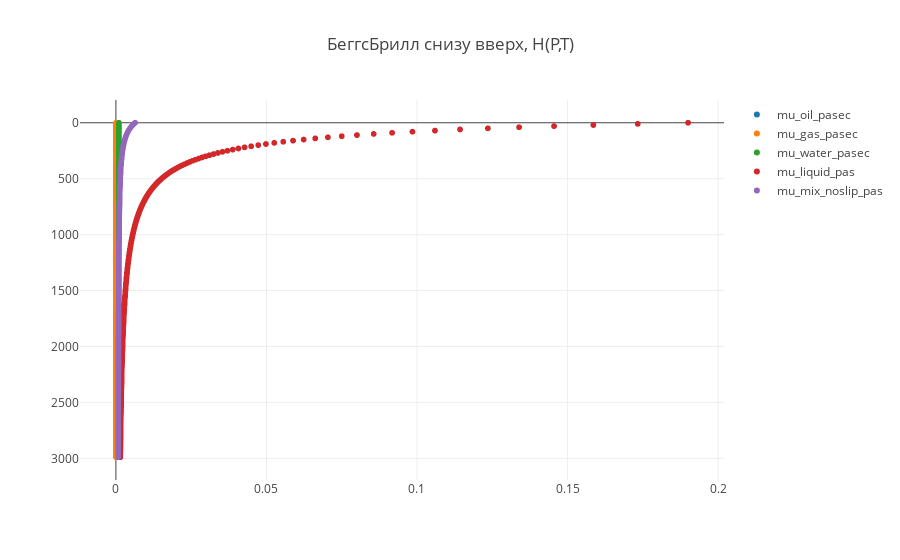

Notebook source saved alongside this figure:
### Code cell
trace1 = trace(0)
trace2 = trace(1)
trace3 = trace(2)
trace4 = trace(3)
trace5 = trace(40)
data = [trace1, trace2, trace3, trace4, trace5]

plot()

### Figure 1 — Plotly figure (JSON) as saved in the notebook; plotly's stock layout.template omitted (floating-point values rounded to 4 significant figures; data arrays with more than 128 entries replaced by an {"elided": "..."} marker saying what was removed)
{"data": [{"mode": "markers", "name": "mu_oil_pasec", "type": "scattergl", "uid": "6a2874d2-ff36-406c-b062-f217c2d4b8f8", "x": {"elided": "300 float values"}, "y": {"elided": "300 int values"}}, {"mode": "markers", "name": "mu_gas_pasec", "type": "scattergl", "uid": "d1bf08e6-5935-4cb7-b722-3536c4e0767d", "x": {"elided": "300 float values"}, "y": {"elided": "300 int values"}}, {"mode": "markers", "name": "mu_water_pasec", "type": "scattergl", "uid": "db2be710-5755-47a4-9c59-fe4f2e5cadbb", "x": {"elided": "300 float values"}, "y": {"elided": "300 int values"}}, {"mode": "markers", "name": "mu_liquid_pas", "type": "scattergl", "uid": "c7679c1c-d8e6-4260-8867-f9b335b179b6", "x": {"elided": "300 float values"}, "y": {"elided": "300 int values"}}, {"mode": "markers", "name": "mu_mix_noslip_pas", "type": "scattergl", "uid": "a266c3a0-8325-4e32-9bb8-9cfbe09228f3", "x": {"elided": "300 float values"}, "y": {"elided": "300 int values"}}], "layout": {"title": {"text": "БеггсБрилл снизу вверх, H(P,T)"}, "yaxis": {"autorange": "reversed"}}}
